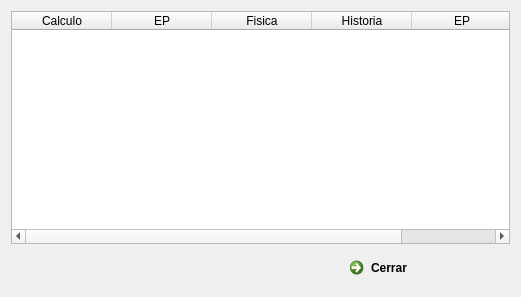
<?xml version="1.0" encoding="UTF-8"?>
<ui version="4.0">
 <class>frm_mostrarNotas</class>
 <widget class="QDialog" name="frm_mostrarNotas">
  <property name="geometry">
   <rect>
    <x>0</x>
    <y>0</y>
    <width>521</width>
    <height>297</height>
   </rect>
  </property>
  <property name="windowTitle">
   <string>Dialog</string>
  </property>
  <layout class="QGridLayout" name="gridLayout">
   <item row="0" column="0">
    <widget class="QTableWidget" name="TW_notas">
     <column>
      <property name="text">
       <string>Calculo</string>
      </property>
     </column>
     <column>
      <property name="text">
       <string>EP</string>
      </property>
     </column>
     <column>
      <property name="text">
       <string>Fisica</string>
      </property>
     </column>
     <column>
      <property name="text">
       <string>Historia</string>
      </property>
     </column>
     <column>
      <property name="text">
       <string>EP</string>
      </property>
     </column>
    </widget>
   </item>
   <item row="1" column="0">
    <layout class="QHBoxLayout" name="horizontalLayout">
     <item>
      <spacer name="horizontalSpacer">
       <property name="orientation">
        <enum>Qt::Horizontal</enum>
       </property>
       <property name="sizeHint" stdset="0">
        <size>
         <width>40</width>
         <height>20</height>
        </size>
       </property>
      </spacer>
     </item>
     <item>
      <widget class="QCommandLinkButton" name="commandLinkButton">
       <property name="text">
        <string>Cerrar</string>
       </property>
       <property name="icon">
        <iconset resource="img.qrc">
         <normaloff>:/new/prefix1/iconos de menu/Sin título-1.png</normaloff>:/new/prefix1/iconos de menu/Sin título-1.png</iconset>
       </property>
      </widget>
     </item>
    </layout>
   </item>
  </layout>
 </widget>
 <resources>
  <include location="img.qrc"/>
 </resources>
 <connections>
  <connection>
   <sender>commandLinkButton</sender>
   <signal>clicked()</signal>
   <receiver>frm_mostrarNotas</receiver>
   <slot>close()</slot>
   <hints>
    <hint type="sourcelabel">
     <x>424</x>
     <y>267</y>
    </hint>
    <hint type="destinationlabel">
     <x>260</x>
     <y>148</y>
    </hint>
   </hints>
  </connection>
 </connections>
</ui>
